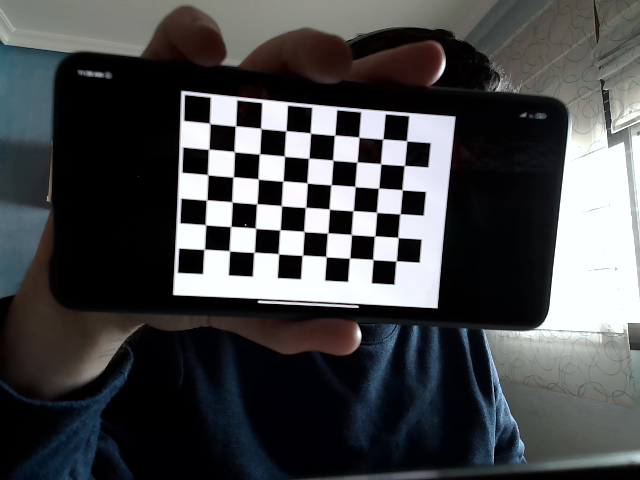
#> input picture cam/20210321-113839.png, 640 x 480 px, found by its file name
$ jupyter execute Calibracion.ipynb
#> lines starting #> are read from the running program, lines starting #| are printed output that depends on the picture; long printed decimals are rounded
**CALIBRACIÓN**

[cell 1]
cd /home/juanjo/workspace/umucv/code

[cell 2]
import numpy as np
import cv2   as cv

K= np.array([[ 417.07162981,    0.,          310.98136052],
             [   0.,          416.70667229,  247.83116092],
             [   0.,            0.,            1.        ]])
d = np.array([ 0.179981576,  -0.56432918,  -0.00030624, -0.000065232,  1.160652])

img = cv.imread("/home/juanjo/workspace/umucv/Practicas/cam/20210321-113839.png")
#> img is the input picture: shape (480, 640, 3); mean B, G, R 73.6, 72.1, 70.7
h, w = img.shape[:2]
#> h = 480; w = 640

# undistort
newcamera, roi = cv.getOptimalNewCameraMatrix(K, d, (w,h), 0)
#> roi = (0, 0, 639, 479)
newimg = cv.undistort(img, K, d, None, newcamera)
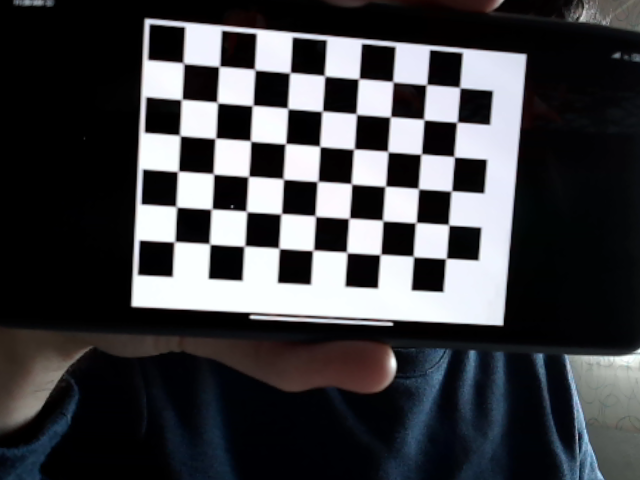
#> newimg: shape (480, 640, 3); mean B, G, R 67.7, 64.4, 63.8

print(newcamera)
#| [[595.012   0.         325.359]
#|  [  0.         601.525 239.647]
#|  [  0.           0.           1.        ]]
print(roi)
#| (0, 0, 639, 479)

cv.imshow("jambo", newimg)


$ run again, with cam/20210321-113842.png copied over cam/20210321-113839.png
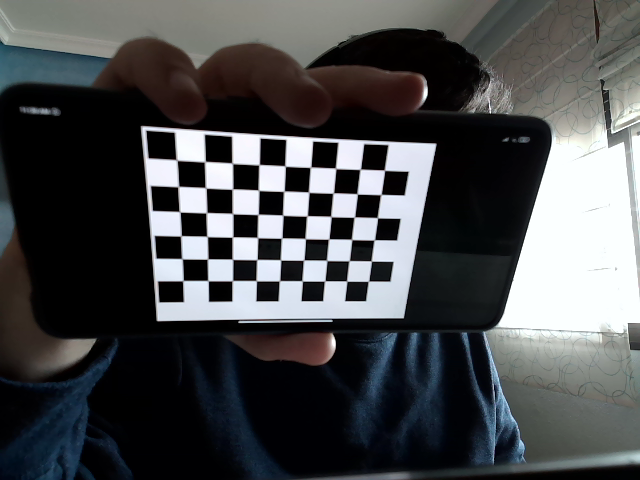
#> input picture cam/20210321-113842.png, 640 x 480 px, found by its file name
#> img is the input picture: shape (480, 640, 3); mean B, G, R 76.5, 74.8, 73.1
#> `newimg = cv.undistort(img, K, d, None, newcamera)`:
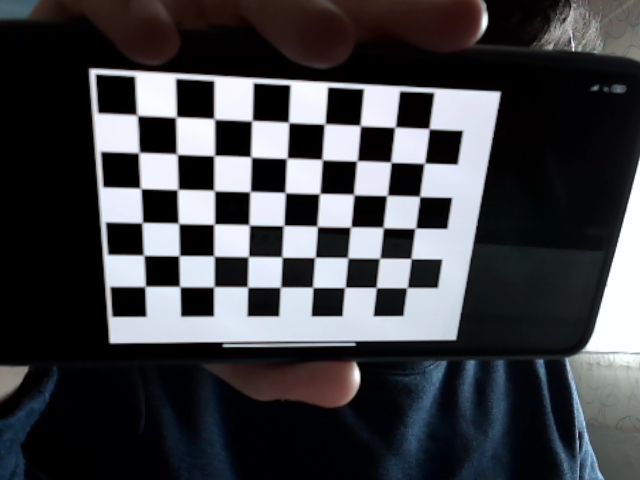
#> newimg: shape (480, 640, 3); mean B, G, R 68.5, 64.5, 63.6
#| [[595.012   0.         325.359]
#|  [  0.         601.525 239.647]
#|  [  0.           0.           1.        ]]
#| (0, 0, 639, 479)

$ run again, with cam/20210321-113850.png copied over cam/20210321-113839.png
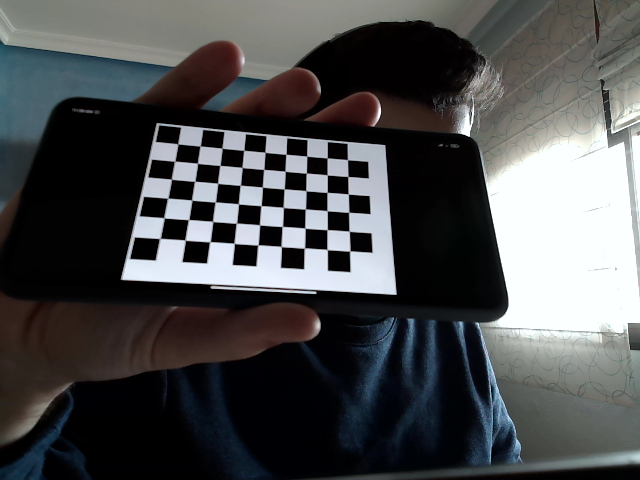
#> input picture cam/20210321-113850.png, 640 x 480 px, found by its file name
#> img is the input picture: shape (480, 640, 3); mean B, G, R 77.7, 76.6, 75.4
#> `newimg = cv.undistort(img, K, d, None, newcamera)`:
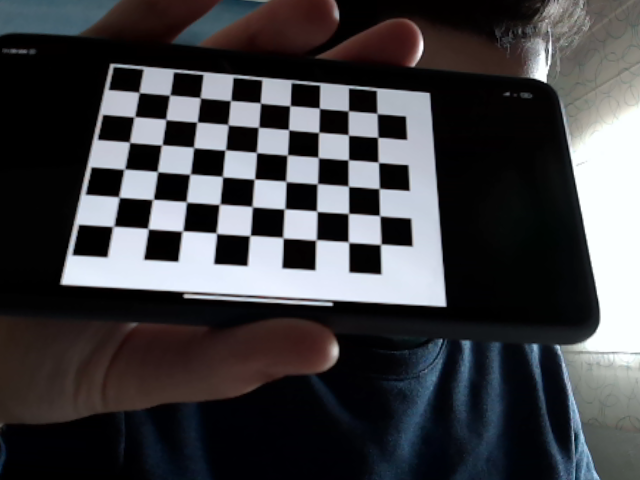
#> newimg: shape (480, 640, 3); mean B, G, R 67.5, 64.4, 64.4
#| [[595.012   0.         325.359]
#|  [  0.         601.525 239.647]
#|  [  0.           0.           1.        ]]
#| (0, 0, 639, 479)

$ run again, with cam/20210321-113852.png copied over cam/20210321-113839.png
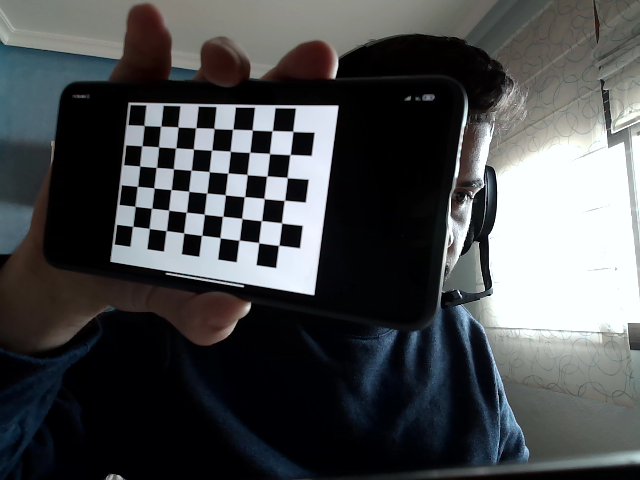
#> input picture cam/20210321-113852.png, 640 x 480 px, found by its file name
#> img is the input picture: shape (480, 640, 3); mean B, G, R 77.6, 76.1, 73.9
#> `newimg = cv.undistort(img, K, d, None, newcamera)`:
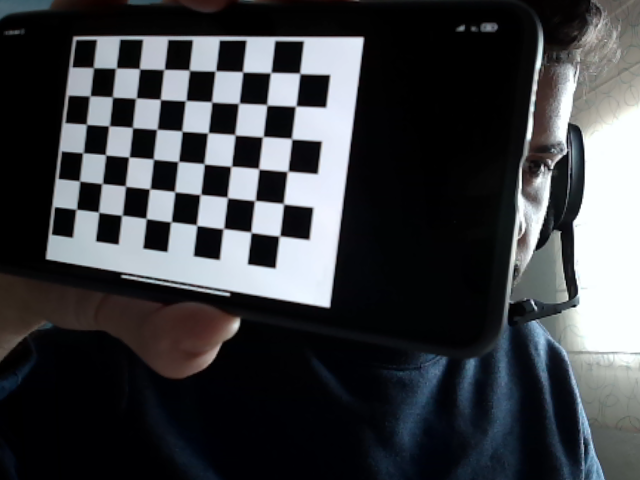
#> newimg: shape (480, 640, 3); mean B, G, R 66.9, 63.4, 61.2
#| [[595.012   0.         325.359]
#|  [  0.         601.525 239.647]
#|  [  0.           0.           1.        ]]
#| (0, 0, 639, 479)
